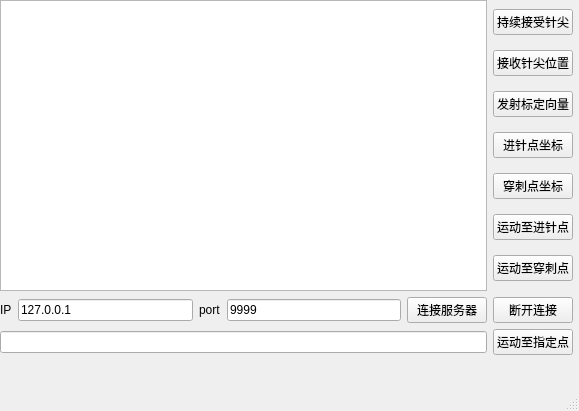
<?xml version="1.0" encoding="UTF-8"?>
<ui version="4.0">
 <class>MainWindow</class>
 <widget class="QMainWindow" name="MainWindow">
  <property name="geometry">
   <rect>
    <x>0</x>
    <y>0</y>
    <width>579</width>
    <height>411</height>
   </rect>
  </property>
  <property name="windowTitle">
   <string>模拟客户端</string>
  </property>
  <widget class="QWidget" name="centralwidget">
   <widget class="QWidget" name="verticalLayoutWidget_2">
    <property name="geometry">
     <rect>
      <x>0</x>
      <y>0</y>
      <width>573</width>
      <height>355</height>
     </rect>
    </property>
    <layout class="QVBoxLayout" name="verticalLayout_3">
     <item>
      <layout class="QHBoxLayout" name="horizontalLayout_2">
       <item>
        <widget class="QTextEdit" name="textEdit"/>
       </item>
       <item>
        <layout class="QVBoxLayout" name="verticalLayout">
         <item>
          <widget class="QPushButton" name="keep_get_TMN_btn">
           <property name="text">
            <string>持续接受针尖</string>
           </property>
           <property name="checkable">
            <bool>true</bool>
           </property>
          </widget>
         </item>
         <item>
          <widget class="QPushButton" name="get_TMN_btn">
           <property name="text">
            <string>接收针尖位置</string>
           </property>
           <property name="checkable">
            <bool>false</bool>
           </property>
          </widget>
         </item>
         <item>
          <widget class="QPushButton" name="send_TMC_btn">
           <property name="text">
            <string>发射标定向量</string>
           </property>
          </widget>
         </item>
         <item>
          <widget class="QPushButton" name="jinzhendian_btn">
           <property name="text">
            <string>进针点坐标</string>
           </property>
          </widget>
         </item>
         <item>
          <widget class="QPushButton" name="chuancidian_btn">
           <property name="text">
            <string>穿刺点坐标</string>
           </property>
          </widget>
         </item>
         <item>
          <widget class="QPushButton" name="move_jinzhendian_btn">
           <property name="text">
            <string>运动至进针点</string>
           </property>
          </widget>
         </item>
         <item>
          <widget class="QPushButton" name="move_chuancidian_btn">
           <property name="text">
            <string>运动至穿刺点</string>
           </property>
          </widget>
         </item>
        </layout>
       </item>
      </layout>
     </item>
     <item>
      <layout class="QHBoxLayout" name="horizontalLayout">
       <item>
        <widget class="QLabel" name="label">
         <property name="text">
          <string>IP</string>
         </property>
        </widget>
       </item>
       <item>
        <widget class="QLineEdit" name="lineEdit_ip">
         <property name="text">
          <string>127.0.0.1</string>
         </property>
        </widget>
       </item>
       <item>
        <widget class="QLabel" name="label_2">
         <property name="text">
          <string>port</string>
         </property>
        </widget>
       </item>
       <item>
        <widget class="QLineEdit" name="lineEdit_port">
         <property name="text">
          <string>9999</string>
         </property>
        </widget>
       </item>
       <item>
        <widget class="QPushButton" name="connect_btn">
         <property name="text">
          <string>连接服务器</string>
         </property>
        </widget>
       </item>
       <item>
        <widget class="QPushButton" name="stop_connect_btn">
         <property name="text">
          <string>断开连接</string>
         </property>
        </widget>
       </item>
      </layout>
     </item>
     <item>
      <layout class="QHBoxLayout" name="horizontalLayout_4">
       <item>
        <widget class="QLineEdit" name="lineEdit"/>
       </item>
       <item>
        <widget class="QPushButton" name="move_btn">
         <property name="text">
          <string>运动至指定点</string>
         </property>
        </widget>
       </item>
      </layout>
     </item>
    </layout>
   </widget>
  </widget>
  <widget class="QMenuBar" name="menubar">
   <property name="geometry">
    <rect>
     <x>0</x>
     <y>0</y>
     <width>579</width>
     <height>31</height>
    </rect>
   </property>
  </widget>
  <widget class="QStatusBar" name="statusbar"/>
 </widget>
 <resources/>
 <connections>
  <connection>
   <sender>get_TMN_btn</sender>
   <signal>clicked()</signal>
   <receiver>MainWindow</receiver>
   <slot>get_TMN_btn_clicked()</slot>
   <hints>
    <hint type="sourcelabel">
     <x>569</x>
     <y>105</y>
    </hint>
    <hint type="destinationlabel">
     <x>562</x>
     <y>45</y>
    </hint>
   </hints>
  </connection>
  <connection>
   <sender>send_TMC_btn</sender>
   <signal>clicked()</signal>
   <receiver>MainWindow</receiver>
   <slot>send_TMC_btn_clicked()</slot>
   <hints>
    <hint type="sourcelabel">
     <x>569</x>
     <y>144</y>
    </hint>
    <hint type="destinationlabel">
     <x>560</x>
     <y>85</y>
    </hint>
   </hints>
  </connection>
  <connection>
   <sender>jinzhendian_btn</sender>
   <signal>clicked()</signal>
   <receiver>MainWindow</receiver>
   <slot>jinzhendian_btn_clicked()</slot>
   <hints>
    <hint type="sourcelabel">
     <x>569</x>
     <y>183</y>
    </hint>
    <hint type="destinationlabel">
     <x>434</x>
     <y>124</y>
    </hint>
   </hints>
  </connection>
  <connection>
   <sender>move_jinzhendian_btn</sender>
   <signal>clicked()</signal>
   <receiver>MainWindow</receiver>
   <slot>move_jinzhendian_btn_clicked()</slot>
   <hints>
    <hint type="sourcelabel">
     <x>569</x>
     <y>261</y>
    </hint>
    <hint type="destinationlabel">
     <x>437</x>
     <y>206</y>
    </hint>
   </hints>
  </connection>
  <connection>
   <sender>move_chuancidian_btn</sender>
   <signal>clicked()</signal>
   <receiver>MainWindow</receiver>
   <slot>move_chuancidian_btn_clicked()</slot>
   <hints>
    <hint type="sourcelabel">
     <x>569</x>
     <y>300</y>
    </hint>
    <hint type="destinationlabel">
     <x>436</x>
     <y>243</y>
    </hint>
   </hints>
  </connection>
  <connection>
   <sender>chuancidian_btn</sender>
   <signal>clicked()</signal>
   <receiver>MainWindow</receiver>
   <slot>chuancidian_btn_clicked()</slot>
   <hints>
    <hint type="sourcelabel">
     <x>569</x>
     <y>222</y>
    </hint>
    <hint type="destinationlabel">
     <x>435</x>
     <y>169</y>
    </hint>
   </hints>
  </connection>
  <connection>
   <sender>connect_btn</sender>
   <signal>clicked()</signal>
   <receiver>MainWindow</receiver>
   <slot>connect_btn_clicked()</slot>
   <hints>
    <hint type="sourcelabel">
     <x>479</x>
     <y>342</y>
    </hint>
    <hint type="destinationlabel">
     <x>381</x>
     <y>301</y>
    </hint>
   </hints>
  </connection>
  <connection>
   <sender>stop_connect_btn</sender>
   <signal>clicked()</signal>
   <receiver>MainWindow</receiver>
   <slot>stop_connect_btn_clicked()</slot>
   <hints>
    <hint type="sourcelabel">
     <x>570</x>
     <y>342</y>
    </hint>
    <hint type="destinationlabel">
     <x>494</x>
     <y>303</y>
    </hint>
   </hints>
  </connection>
  <connection>
   <sender>move_btn</sender>
   <signal>clicked()</signal>
   <receiver>MainWindow</receiver>
   <slot>move_btn_clicked()</slot>
   <hints>
    <hint type="sourcelabel">
     <x>570</x>
     <y>383</y>
    </hint>
    <hint type="destinationlabel">
     <x>446</x>
     <y>355</y>
    </hint>
   </hints>
  </connection>
  <connection>
   <sender>keep_get_TMN_btn</sender>
   <signal>clicked()</signal>
   <receiver>MainWindow</receiver>
   <slot>keep_get_TMN_btn_clicked()</slot>
   <hints>
    <hint type="sourcelabel">
     <x>522</x>
     <y>59</y>
    </hint>
    <hint type="destinationlabel">
     <x>576</x>
     <y>46</y>
    </hint>
   </hints>
  </connection>
 </connections>
 <slots>
  <slot>get_TMN_btn_clicked()</slot>
  <slot>send_TMC_btn_clicked()</slot>
  <slot>jinzhendian_btn_clicked()</slot>
  <slot>chuancidian_btn_clicked()</slot>
  <slot>move_chuancidian_btn_clicked()</slot>
  <slot>move_jinzhendian_btn_clicked()</slot>
  <slot>connect_btn_clicked()</slot>
  <slot>stop_connect_btn_clicked()</slot>
  <slot>move_btn_clicked()</slot>
  <slot>keep_get_TMN_btn_clicked()</slot>
 </slots>
</ui>
